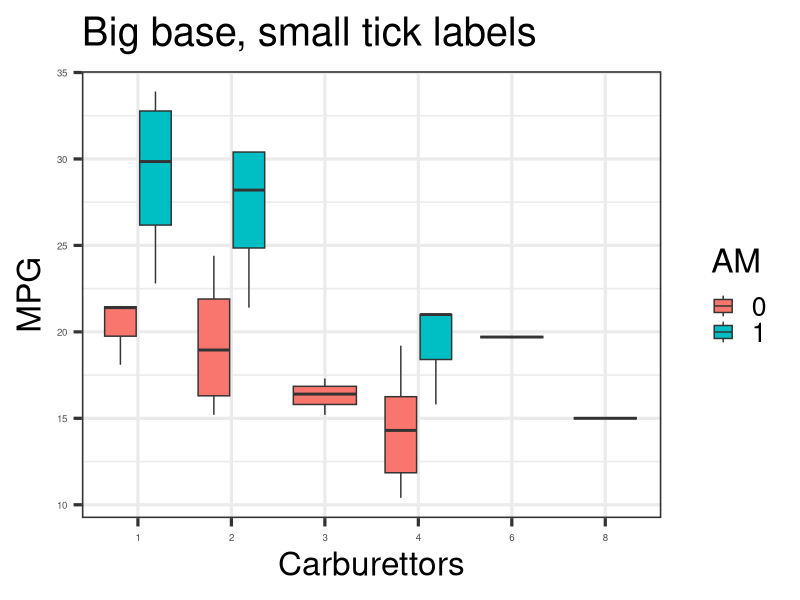

Write R code to recreate this figure.
library(ggplot2)
p <- ggplot(mtcars, aes(factor(carb), mpg, fill = factor(am))) + geom_boxplot() +
  labs(title = "Big base, small tick labels", x = "Carburettors", y = "MPG", fill = "AM") +
  theme_bw(base_size = 24) +
  theme(axis.text = element_text(size = 7))
ggsave("carb.png", p, width = 7, height = 5)
